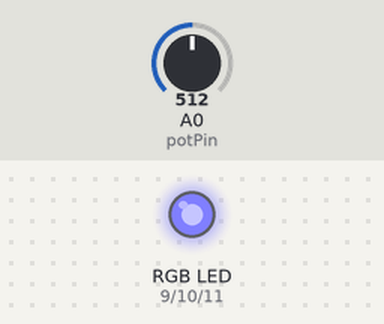
Simulated run of this sketch. Board: Arduino Uno, built with avr-gcc and run on an emulated ATmega328P. Shown: an RGB LED mixed from three pins (HIGH = lit). The inputs (shaded band) are chosen by the test bench; at power-on: A0 (potPin) = 512. Dim RGB values are drawn brighter than linear.

Above: at 1.2 s.
1.3 s: A0 (potPin) set to 716
At 1.7 s:
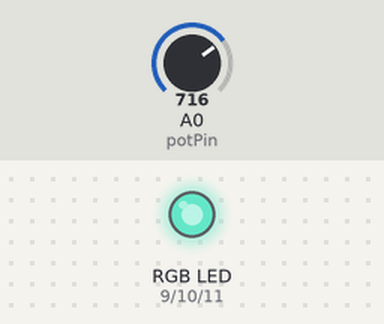
2.8 s: A0 (potPin) set to 900
At 3.8 s:
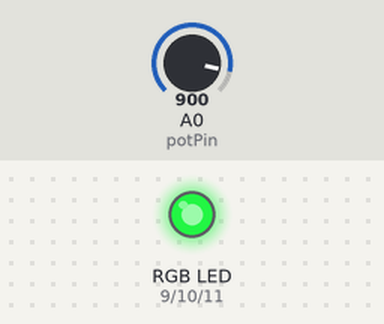
4.3 s: A0 (potPin) set to 1023
At 5.0 s:
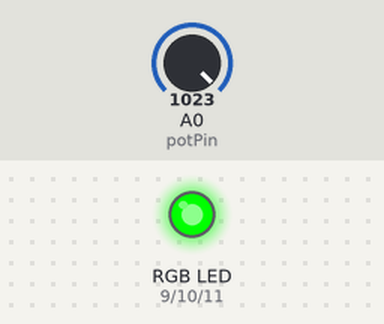
5.8 s: A0 (potPin) set to 511
At 6.3 s:
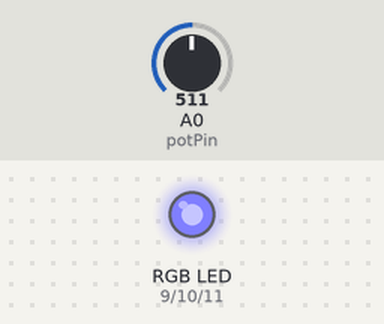
7.3 s: A0 (potPin) set to 306
At 8.4 s:
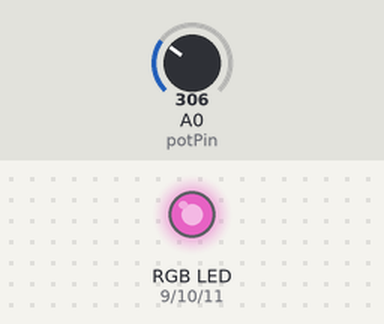
Timing chart, 0 to 9.8 s (numbered marks = the images above; inputs shaded):
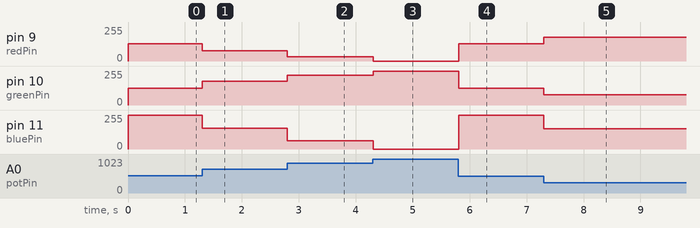

Measured:
- after the input at 1.3 s, pin 9 (redPin): 128/255 → 77/255 at once; pin 10 (greenPin): 127/255 → 178/255 at once; pin 11 (bluePin): 255/255 → 154/255 at once
- after the input at 2.8 s, pin 9 (redPin): 77/255 → 31/255 at once; pin 10 (greenPin): 178/255 → 224/255 at once; pin 11 (bluePin): 154/255 → 62/255 at once
- after the input at 4.3 s, pin 9 (redPin): 31/255 → 0/255 at once; pin 10 (greenPin): 224/255 → 255/255 at once; pin 11 (bluePin): 62/255 → 0/255 at once
- after the input at 5.8 s, pin 9 (redPin): 0/255 → 128/255 at once; pin 10 (greenPin): 255/255 → 127/255 at once; pin 11 (bluePin): 0/255 → 255/255 at once
- after the input at 7.3 s, pin 9 (redPin): 128/255 → 179/255 at once; pin 10 (greenPin): 127/255 → 76/255 at once; pin 11 (bluePin): 255/255 → 152/255 at once

The sketch:

Code-3.ino
```cpp
const int potPin = A0;
const int redPin = 9;
const int greenPin = 10;
const int bluePin = 11;
void setup() {
  pinMode(redPin, OUTPUT);
  pinMode(greenPin, OUTPUT);
  pinMode(bluePin, OUTPUT);
}
void loop() {
  int val = analogRead(potPin);
  int redVal = map(val, 0, 1023, 255, 0);
  int greenVal = map(val, 0, 1023, 0, 255);
  int blueVal = (val < 512) ? map(val, 0, 511, 0, 255) : map(val, 512, 1023, 255, 0);
  analogWrite(redPin, redVal);
  analogWrite(greenPin, greenVal);
  analogWrite(bluePin, blueVal);
  delay(10);
}
```
